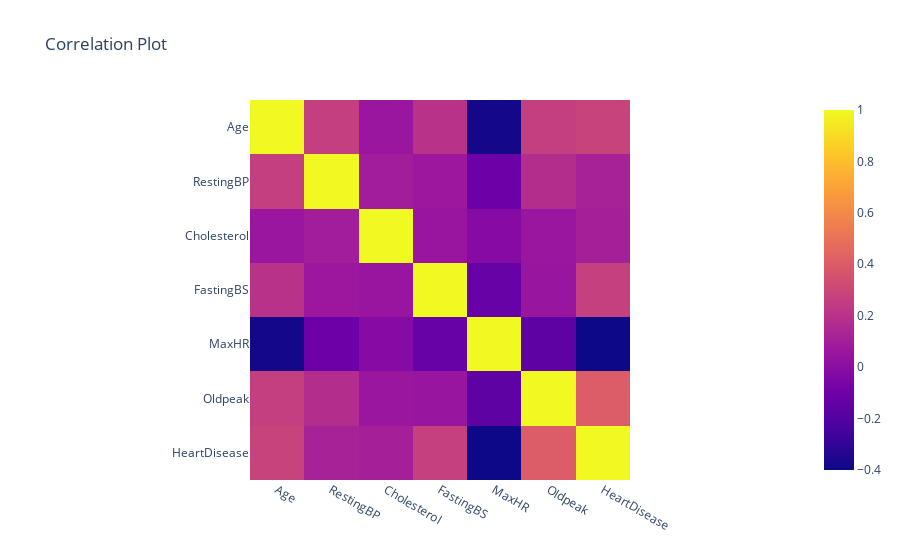

This figure's notebook cell:
### Code cell
string_col=heart.select_dtypes("string").columns.to_list()
num_col=heart.columns.to_list()
for col in string_col:
    num_col.remove(col)
px.imshow(heart[num_col].corr(),title="Correlation Plot")

### Figure 1 — Plotly figure (JSON) as saved in the notebook; plotly's stock layout.template omitted (floating-point values rounded to 4 significant figures)
{"data": [{"coloraxis": "coloraxis", "hovertemplate": "x: %{x}<br>y: %{y}<br>color: %{z}<extra></extra>", "name": "0", "type": "heatmap", "x": ["Age", "RestingBP", "Cholesterol", "FastingBS", "MaxHR", "Oldpeak", "HeartDisease"], "xaxis": "x", "y": ["Age", "RestingBP", "Cholesterol", "FastingBS", "MaxHR", "Oldpeak", "HeartDisease"], "yaxis": "y", "z": [[1, 0.2631, 0.05876, 0.198, -0.382, 0.2586, 0.282], [0.2631, 1, 0.09594, 0.06782, -0.1097, 0.1743, 0.118], [0.05876, 0.09594, 1, 0.05401, -0.01986, 0.05849, 0.1039], [0.198, 0.06782, 0.05401, 1, -0.1314, 0.0527, 0.2673], [-0.382, -0.1097, -0.01986, -0.1314, 1, -0.1607, -0.4004], [0.2586, 0.1743, 0.05849, 0.0527, -0.1607, 1, 0.404], [0.282, 0.118, 0.1039, 0.2673, -0.4004, 0.404, 1]]}], "layout": {"coloraxis": {"colorscale": [[0, "#0d0887"], [0.1111, "#46039f"], [0.2222, "#7201a8"], [0.3333, "#9c179e"], [0.4444, "#bd3786"], [0.5556, "#d8576b"], [0.6667, "#ed7953"], [0.7778, "#fb9f3a"], [0.8889, "#fdca26"], [1, "#f0f921"]]}, "title": {"text": "Correlation Plot"}, "xaxis": {"anchor": "y", "constrain": "domain", "domain": [0, 1], "scaleanchor": "y"}, "yaxis": {"anchor": "x", "autorange": "reversed", "constrain": "domain", "domain": [0, 1]}}}
